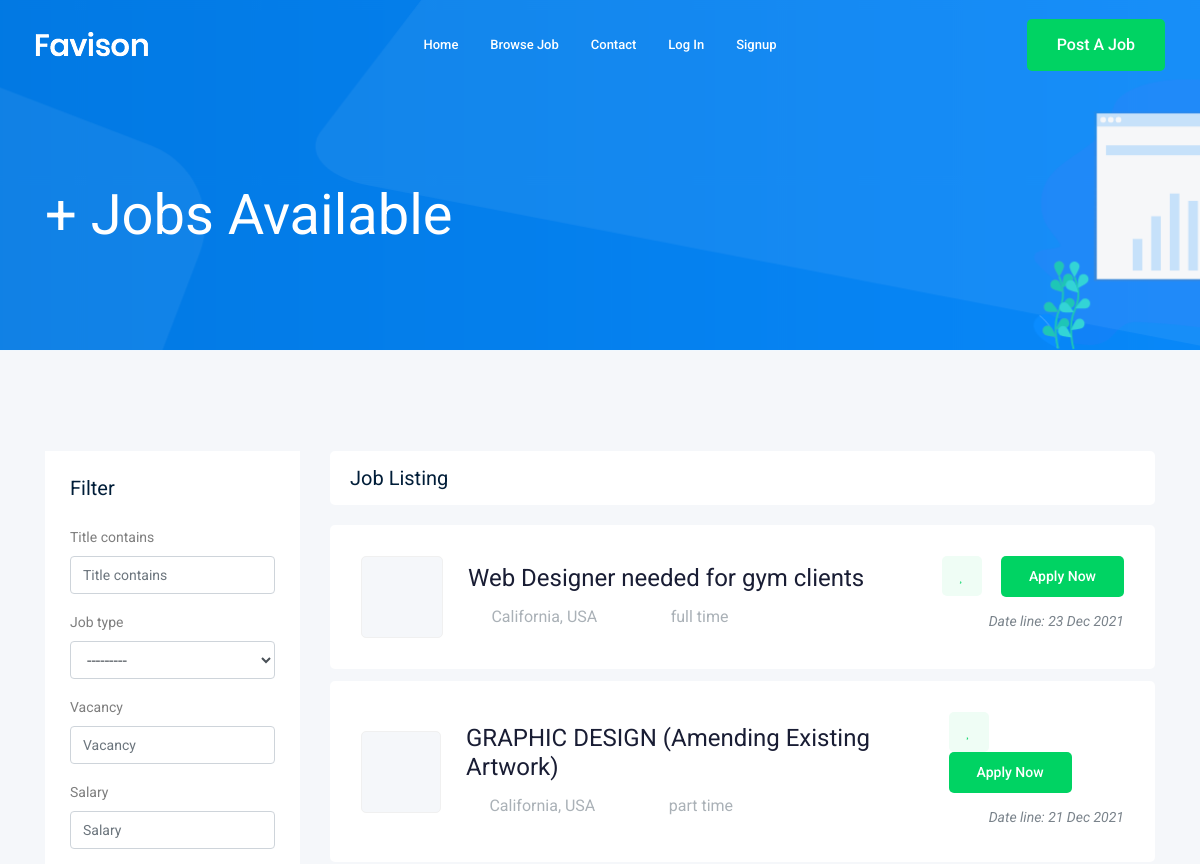
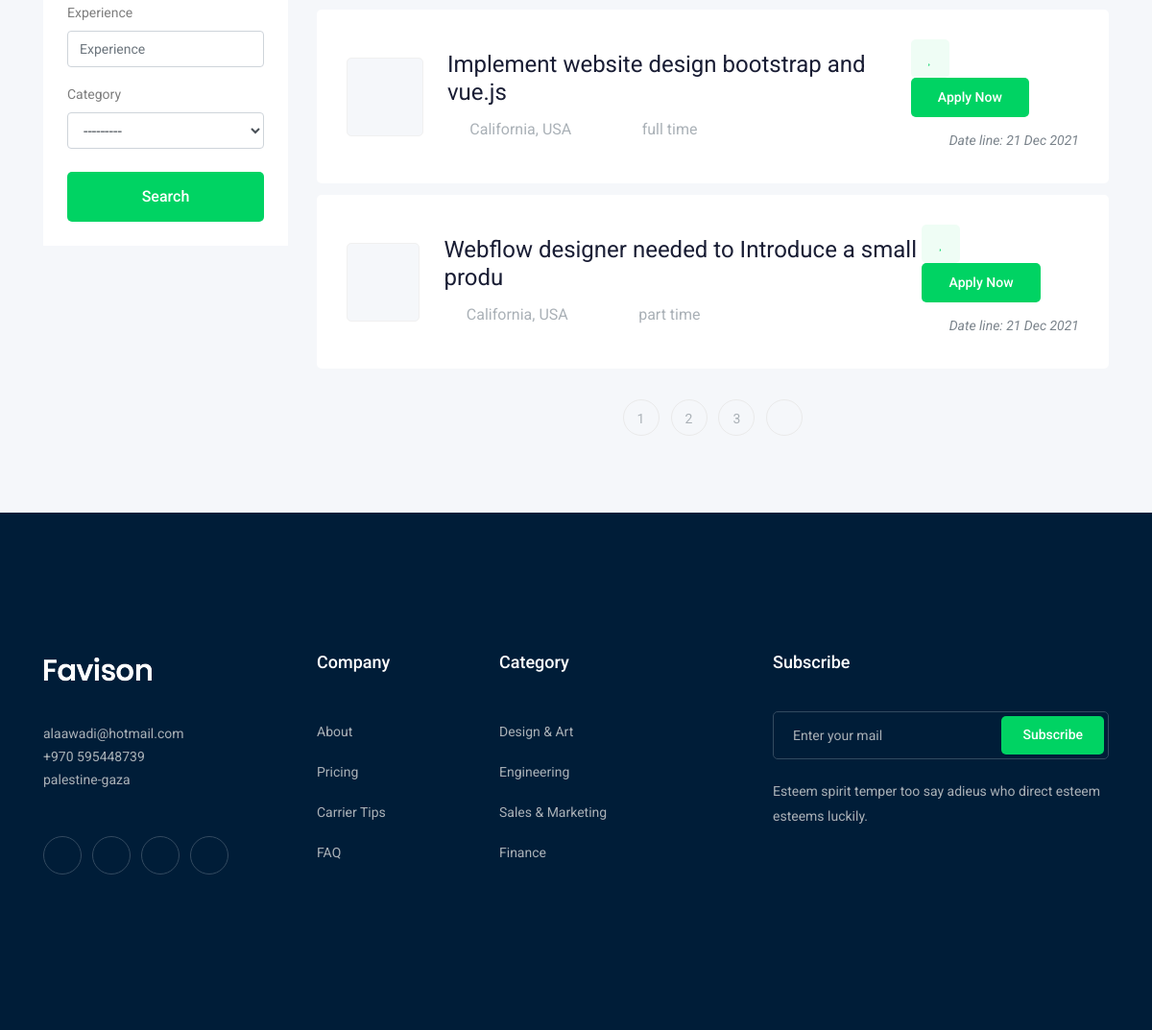
The page /job/ on the database its author committed (2 pictures, top to bottom).
### job/models.py (models this page shows, shortened)
class Job(models.Model):
    owner = models.ForeignKey(User, related_name='job_owner', on_delete=models.CASCADE)
    title=models.CharField(max_length=50)
    job_type=models.CharField(max_length=20 , choices=JOB_TYPE)
    discription=models.TextField(max_length= 1000)
    published_at=models.DateTimeField(auto_now=True)
    vacancy=models.IntegerField(default=1)
    salary=models.IntegerField(default=0)
    experience=models.IntegerField(default=1)
    category= models.ForeignKey('Category',on_delete=models.CASCADE)
    image=models.ImageField(upload_to=image_upload)
    location=models.CharField(max_length=25,blank=True,null=True)
    map= models.URLField(blank=True,null=True)
    slug = models.SlugField(blank=True, null=True)
    def __str__(self):
        return self.title

### job/views.py (the view)
# urls.py: path('',views.job_list , name='job_list'),
def job_list(request):
    job_list = Job.objects.all()
    job_counter=Job.objects.count()
    myfilter = JobFilter(request.GET,queryset=job_list)
    job_list = myfilter.qs
    paginator = Paginator(job_list, 4) # Show 25 contacts per page.
    page_number = request.GET.get('page')
    page_obj = paginator.get_page(page_number)
    context = {'jobs' :page_obj , 'myfilter' : myfilter , 'count':job_counter} # template name
    return render(request,'job/job_list.html',context)

### job/models.py (called while the page is built)
    def __str__(self):
        return self.name

### course_file/django-job-board-master/job/templates/job/job_list.html (shortened to what this page needs)
{% extends 'base.html' %}
{% load bootstrap4 %}
{% block body %}
    <div class="bradcam_area bradcam_bg_1">
        <div class="container">
            <div class="row">
                <div class="col-xl-12">
                    <div class="bradcam_text">
                        <h3>{{jobs.count}}+ Jobs Available</h3>
                    </div>
                </div>
            </div>
        </div>
    </div>
    <div class="job_listing_area plus_padding">
        <div class="container">
            <div class="row">
                <div class="col-lg-3">
                    <div class="job_filter white-bg">
                        <div class="form_inner white-bg">
                            <h3>Filter</h3>
                            <form method="GET">
                                {% bootstrap_form myfilter.form %}
                                <input type="submit" value="Search" class="boxed-btn3 w-100 mt-2">
                            </form>
                        </div>
                    </div>
                </div>
                <div class="col-lg-9">
                    <div class="recent_joblist_wrap">
                        <div class="recent_joblist white-bg ">
                            <div class="row align-items-center">
                                <div class="col-md-6">
                                    <h4>Job Listing</h4>
                                </div>
                                <div class="col-md-6">
                                </div>
                            </div>
                        </div>
                    </div>
                    <div class="job_lists m-0">
                        <div class="row">
                           {% for job in jobs %}
                            <div class="col-lg-12 col-md-12">
                                <div class="single_jobs white-bg d-flex justify-content-between">
                                    <div class="jobs_left d-flex align-items-center">
                                        <div class="thumb">
                                        </div>
                                        <div class="jobs_conetent">
                                            <a href="{% url 'jobs:job_detail' job.slug %}"><h4>{{job}}</h4></a>
                                            <div class="links_locat d-flex align-items-center">
                                                <div class="location">
                                                    <p> <i class="fa fa-map-marker"></i> California, USA</p>
                                                </div>
                                                <div class="location">
                                                    <p> <i class="fa fa-clock-o"></i> {{job.job_type}}</p>
                                                </div>
                                            </div>
                                        </div>
                                    </div>
                                    <div class="jobs_right">
                                        <div class="apply_now">
                                            <a class="heart_mark" href="#"> <i class="fa fa-heart"></i> </a>
                                            <a href="{% url 'jobs:job_detail' job.slug %}" class="boxed-btn3">Apply Now</a>
                                        </div>
                                        <div class="date">
                                            <p>Date line: {{job.published_at|date:'d M o'}}</p>
                                        </div>
                                    </div>
                                </div>
                            </div>
                            {% endfor %}
                        </div>
                        {% if jobs.has_other_pages %}
                            <div class="row">
                                <div class="col-lg-12">
                                    <div class="pagination_wrap">
                                        <ul>
                                            {% for i in jobs.paginator.page_range %}
                                                <li><a href="?page={{i}}"><span>{{i}}</span></a></li>
                                            {% endfor %}
                                            {% if jobs.has_next %}
                                                <li><a href="?page={{jobs.next_page_number}}"> <i class="ti-angle-right"></i> </a></li>
                                            {% endif %}
                                        </ul>
                                    </div>
                                </div>
                            </div>
                        {% endif %}
                    </div>
                </div>
            </div>
        </div>
    </div>
{% endblock body %}

### templates/base.html (shortened to what this page needs)
{% load static %}
<!doctype html>
<html class="no-js" lang="zxx">
<head>
    <link rel="stylesheet" href="{% static 'css/bootstrap.min.css' %}">
    <link rel="stylesheet" href="{% static 'css/owl.carousel.min.css' %}">
    <link rel="stylesheet" href="{% static 'css/magnific-popup.css' %}">
    <link rel="stylesheet" href="{% static 'css/font-awesome.min.css' %}">
    <link rel="stylesheet" href="{% static 'css/themify-icons.css' %}">
    <link rel="stylesheet" href="{% static 'css/nice-select.css' %}">
    <link rel="stylesheet" href="{% static 'css/flaticon.css' %}">
    <link rel="stylesheet" href="{% static 'css/jquery-ui.css' %}">
    <link rel="stylesheet" href="{% static 'css/gijgo.css' %}">
    <link rel="stylesheet" href="{% static 'css/animate.min.css' %}">
    <link rel="stylesheet" href="{% static 'css/slicknav.css' %}">
    <link rel="stylesheet" href="{% static 'css/style.css' %}">
</head>
<body>
    <header>
        <div class="header-area ">
            <div id="sticky-header" class="main-header-area">
                <div class="container-fluid ">
                    <div class="header_bottom_border">
                        <div class="row align-items-center">
                            <div class="col-xl-3 col-lg-2">
                                <div class="logo">
                                    <a href="{% url 'job_list' %}">
                                        <img src="img/logo.png" alt="">
                                    </a>
                                </div>
                            </div>
                            <div class="col-xl-6 col-lg-7">
                                <div class="main-menu  d-none d-lg-block">
                                    <nav>
                                        <ul id="navigation">
                                            <li><a href="{% url 'job_list' %}">home</a></li>
                                            <li><a href="#job">Browse Job</a></li>
                                            <li><a href="{% url 'contact' %}">Contact</a></li>
                                            {% if user.is_authenticated %}
                                            <li><a href="{% url 'profile' %}">Profile</a></li>
                                            <li><a href="{% url 'logout' %}">logout</a></li>
                                            {% else %}
                                                <li><a href="{% url 'login' %}">Log in</a></li>
                                                <li><a href="{% url 'signup' %}">Signup</a></li>
                                            {% endif %}
                                        </ul>
                                    </nav>
                                </div>
                            </div>
                            <div class="col-xl-3 col-lg-3 d-none d-lg-block">
                                <div class="Appointment">
                                    <div class="d-none d-lg-block">
                                        <a class="boxed-btn3" href="{% url 'add_job' %}">Post a Job</a>
                                    </div>
                                </div>
                            </div>
                            <div class="col-12">
                            </div>
                        </div>
                    </div>
                </div>
            </div>
        </div>
    </header>
    {% block body %}
    {% endblock %}
    <footer class="footer">
        <div class="footer_top">
            <div class="container">
                <div class="row">
                    <div class="col-xl-3 col-md-6 col-lg-3">
                        <div class="footer_widget wow fadeInUp" data-wow-duration="1s" data-wow-delay=".3s">
                            <div class="footer_logo">
                                <a href="#">
                                    <img src="img/logo.png" alt="">
                                </a>
                            </div>
                            <p>
                                alaawadi@hotmail.com<br>
                                +970 595448739 <br>
                                palestine-gaza
                            </p>
                            <div class="socail_links">
                                <ul>
                                    <li>
                                        <a href="#">
                                            <i class="ti-facebook"></i>
                                        </a>
                                    </li>
                                    <li>
                                        <a href="#">
                                            <i class="fa fa-google-plus"></i>
                                        </a>
                                    </li>
                                    <li>
                                        <a href="#">
                                            <i class="fa fa-twitter"></i>
                                        </a>
                                    </li>
                                    <li>
                                        <a href="#">
                                            <i class="fa fa-instagram"></i>
                                        </a>
                                    </li>
                                </ul>
                            </div>
                        </div>
                    </div>
                    <div class="col-xl-2 col-md-6 col-lg-2">
                        <div class="footer_widget wow fadeInUp" data-wow-duration="1.1s" data-wow-delay=".4s">
                            <h3 class="footer_title">
                                Company
                            </h3>
                            <ul>
                                <li><a href="#">About </a></li>
                                <li><a href="#"> Pricing</a></li>
                                <li><a href="#">Carrier Tips</a></li>
                                <li><a href="#">FAQ</a></li>
                            </ul>
                        </div>
                    </div>
                    <div class="col-xl-3 col-md-6 col-lg-3">
                        <div class="footer_widget wow fadeInUp" data-wow-duration="1.2s" data-wow-delay=".5s">
                            <h3 class="footer_title">
                                Category
                            </h3>
                            <ul>
                                <li><a href="#">Design & Art</a></li>
                                <li><a href="#">Engineering</a></li>
                                <li><a href="#">Sales & Marketing</a></li>
                                <li><a href="#">Finance</a></li>
                            </ul>
                        </div>
                    </div>
                    <div class="col-xl-4 col-md-6 col-lg-4">
                        <div class="footer_widget wow fadeInUp" data-wow-duration="1.3s" data-wow-delay=".6s">
                            <h3 class="footer_title">
                                Subscribe
                            </h3>
                            <form action="#" class="newsletter_form">
                                <input type="text" placeholder="Enter your mail">
                                <button type="submit">Subscribe</button>
                            </form>
                            <p class="newsletter_text">Esteem spirit temper too say adieus who direct esteem esteems
                                luckily.</p>
                        </div>
                    </div>
                </div>
            </div>
        </div>
        <div class="copy-right_text wow fadeInUp" data-wow-duration="1.4s" data-wow-delay=".3s">
            <div class="container">
                <div class="row">
                    <div class="col-xl-12">
                    </div>
                </div>
            </div>
        </div>
    </footer>
</body>
</html>

### rows shown on the page
Job: title "Web Designer needed for gym clients", job_type "full time", published_at "23 Dec 2021"
Job: title "GRAPHIC DESIGN (Amending Existing Artwork)", job_type "part time", published_at "21 Dec 2021"
Job: title "Implement website design bootstrap and vue.js", job_type "full time", published_at "21 Dec 2021"
Job: title "Webflow designer needed to Introduce a small produ", job_type "part time", published_at "21 Dec 2021"

### other values the page prints
{{ i }} "1" "2" "3"
